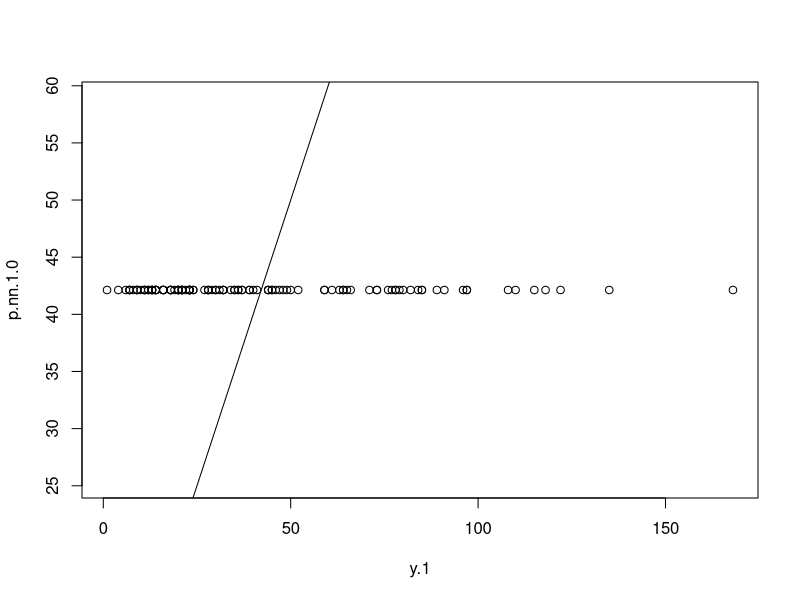
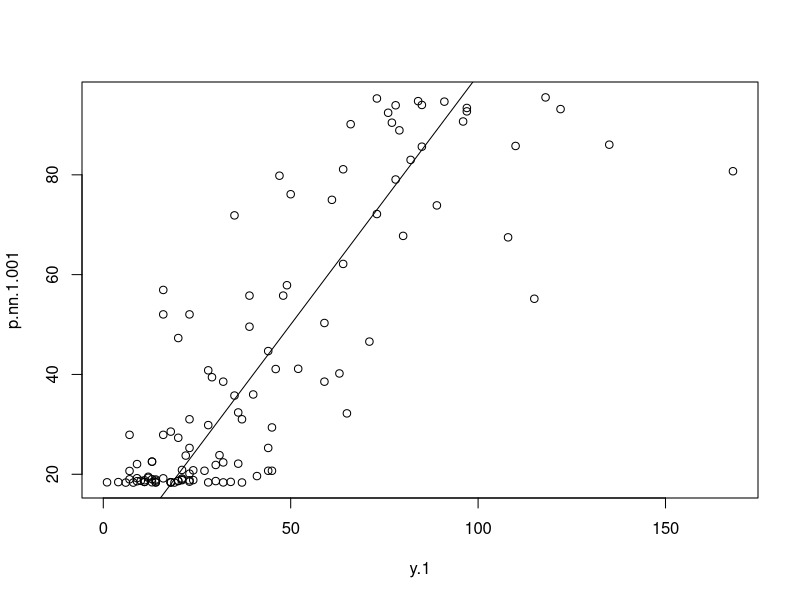
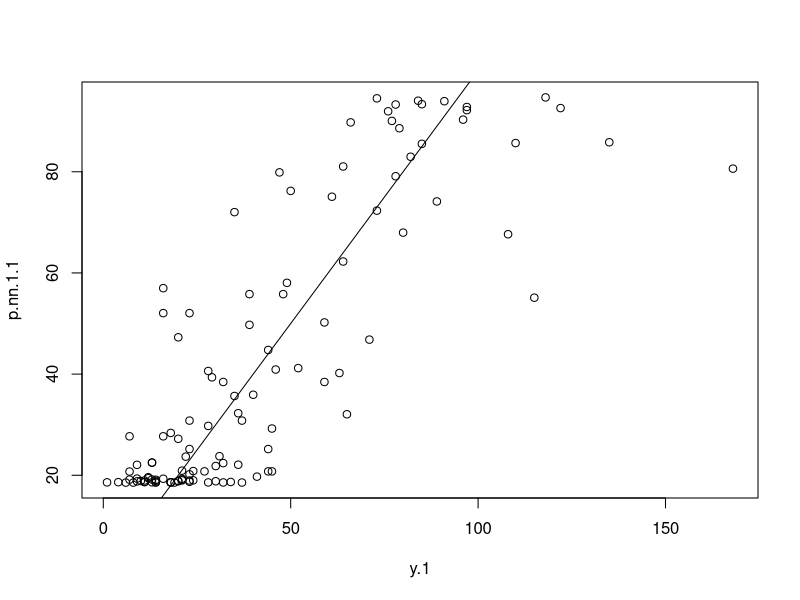
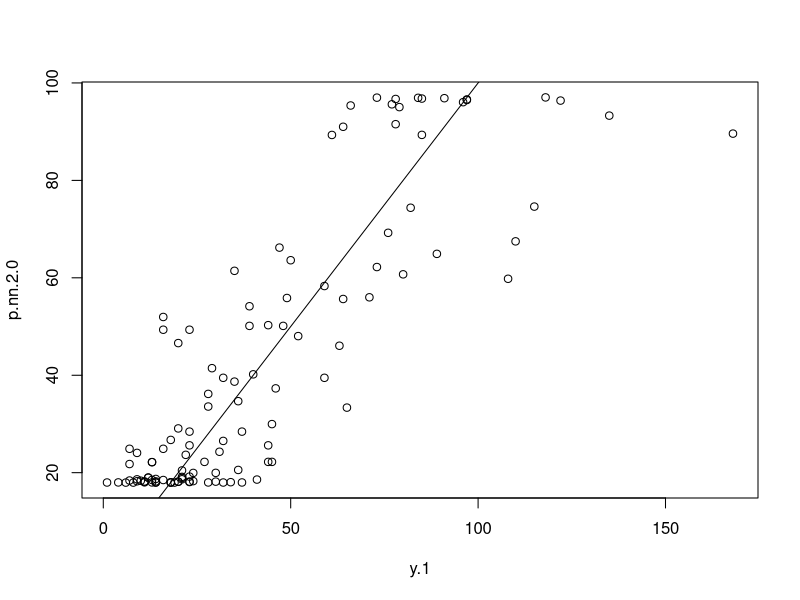
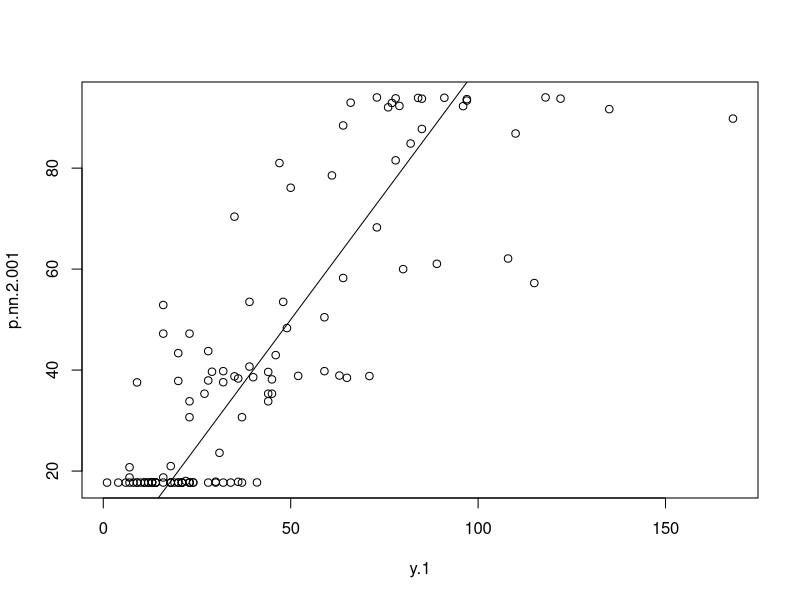
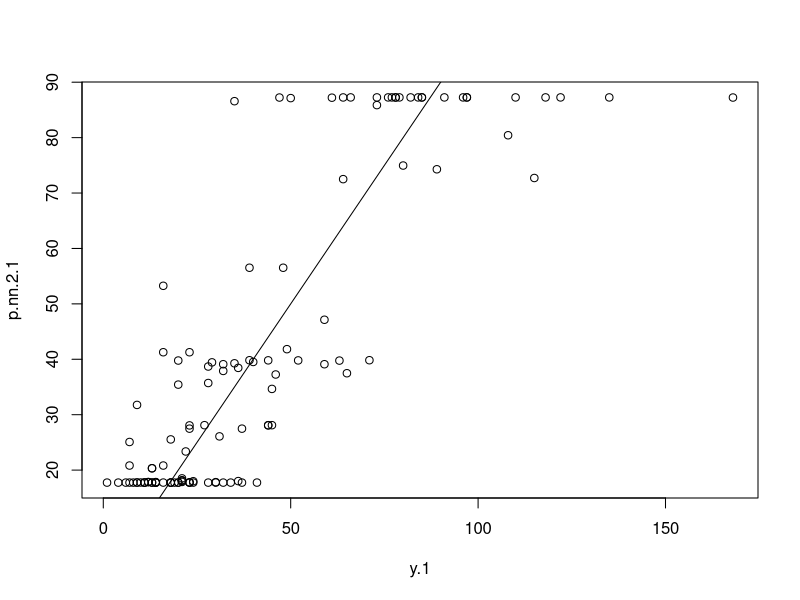
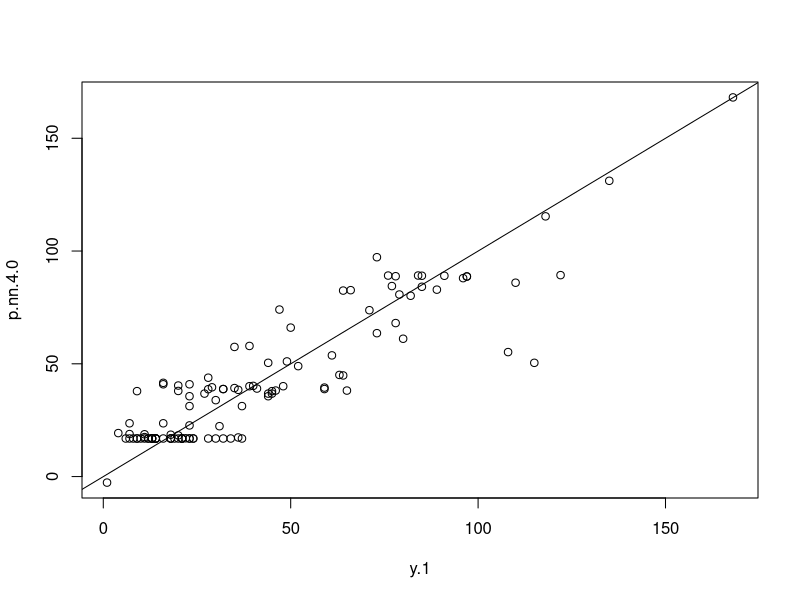
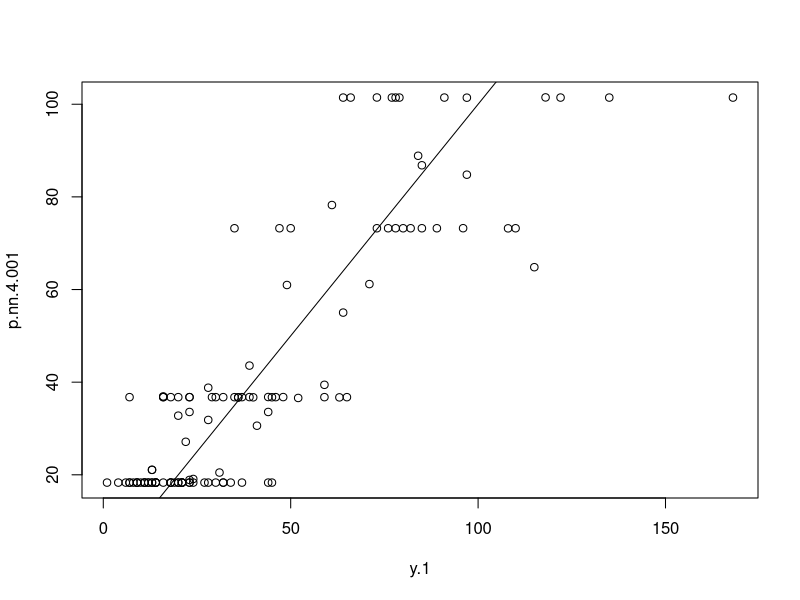

These figures' R source, in order:
#Neural nets for Air Qulaity Data

library(nnet)

# Splitting data in half using random uniform selection to make two "set"s.


############
## Computing will work better if explanatories are rescaled to lie in [0,1]
############
rescale <- function(x1,x2){
  for(col in 1:ncol(x1)){
    a <- min(x2[,col])
    b <- max(x2[,col])
    x1[,col] <- (x1[,col]-a)/(b-a)
    }
  x1
}

y.1 <- as.matrix(airquality[which(airquality$Ozone>0),1])
x.1.unscaled <- as.matrix(airquality[which(airquality$Ozone>0),c(3,4)])
x.1 <- rescale(x.1.unscaled,x.1.unscaled)



# First half of data 
###########################################################################
# First using nnet{nnet}.  This function can do regression or classification.
#  Only allows one hidden layer.  
#  For regression, default is loss function RSS, logistic activation functon, 
#     linear output function (MUST SPECIFY "linout=TRUE"), ONE hidden layer, 
#     generate initial weights randomly, NO SHRINKAGE ("weight decay") 
# Recommend shrinkage between .01 and .0001 (Venables and Ripley 2002, Sec 8.10)
###########################################################################

### 1 node
nn.1.0 <- nnet(y=y.1, x=x.1, linout=TRUE, size=1, maxit=500)
p.nn.1.0 <-predict(nn.1.0, newdata=x.1)
MSE.in1.0 <- nn.1.0$value/nrow(x.1)
plot(x=y.1, y=p.nn.1.0)
abline(a=0,b=1)
summary(nn.1.0)

# Add small shrinkage
### 1 node
nn.1.001 <- nnet(y=y.1, x=x.1, linout=TRUE, size=1, decay=.001, maxit=500)
p.nn.1.001 <-predict(nn.1.001, newdata=x.1)
MSE.in1.001 <- nn.1.001$value/nrow(x.1)
plot(x=y.1, y=p.nn.1.001)
abline(a=0,b=1)
summary(nn.1.001)

# Add large shrinkage
### 1 node
nn.1.1 <- nnet(y=y.1, x=x.1, linout=TRUE, size=1, decay=.1, maxit=500)
p.nn.1.1 <-predict(nn.1.1, newdata=x.1)
MSE.in1.1 <- nn.1.1$value/nrow(x.1)
plot(x=y.1, y=p.nn.1.1)
abline(a=0,b=1)
summary(nn.1.1)

### 2 node
nn.2.0 <- nnet(y=y.1, x=x.1, linout=TRUE, size=2, maxit=500)
p.nn.2.0 <-predict(nn.2.0, newdata=x.1)
MSE.in2.0 <- nn.2.0$value/nrow(x.1)
plot(x=y.1, y=p.nn.2.0)
abline(a=0,b=1)
summary(nn.2.0)

# Add small shrinkage
### 2 node
nn.2.001 <- nnet(y=y.1, x=x.1, linout=TRUE, size=2, decay=.001,maxit=500)
p.nn.2.001 <-predict(nn.2.001, newdata=x.1)
MSE.in2.001 <- nn.2.001$value/nrow(x.1)
plot(x=y.1, y=p.nn.2.001)
abline(a=0,b=1)
summary(nn.2.001)

# Add large shrinkage
### 2 node
nn.2.1 <- nnet(y=y.1, x=x.1, linout=TRUE, size=2, decay=.1,maxit=500)
p.nn.2.1 <-predict(nn.2.1, newdata=x.1)
MSE.in2.1 <- nn.2.1$value/nrow(x.1)
plot(x=y.1, y=p.nn.2.1)
abline(a=0,b=1)
summary(nn.2.1)

# 4 nodes

### 4 node
nn.4.0 <- nnet(y=y.1, x=x.1, linout=TRUE, size=4, maxit=500)
p.nn.4.0 <-predict(nn.4.0, newdata=x.1)
MSE.in4.0 <- nn.4.0$value/nrow(x.1)
plot(x=y.1, y=p.nn.4.0)
abline(a=0,b=1)
summary(nn.4.0)

# Add small shrinkage
### 4 node
nn.4.001 <- nnet(y=y.1, x=x.1, linout=TRUE, size=4, decay=.001,maxit=500)
p.nn.4.001 <-predict(nn.4.001, newdata=x.1)
MSE.in4.001 <- nn.4.001$value/nrow(x.1)
plot(x=y.1, y=p.nn.4.001)
abline(a=0,b=1)
summary(nn.4.001)

# Add large shrinkage
### 2 node
nn.4.1 <- nnet(y=y.1, x=x.1, linout=TRUE, size=4, decay=.1,maxit=500)
p.nn.4.1 <-predict(nn.4.1, newdata=x.1)
MSE.in4.1 <- nn.4.1$value/nrow(x.1)
plot(x=y.1, y=p.nn.4.1)
abline(a=0,b=1)
summary(nn.4.1)

